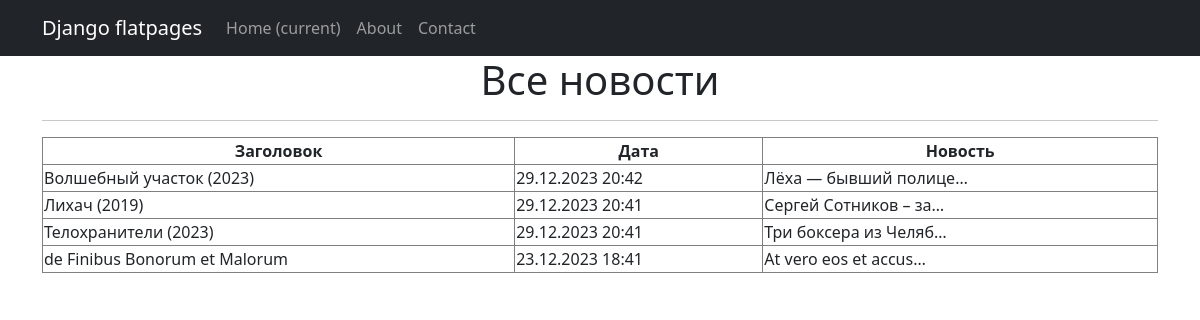
Before: /news/ with the older database file.
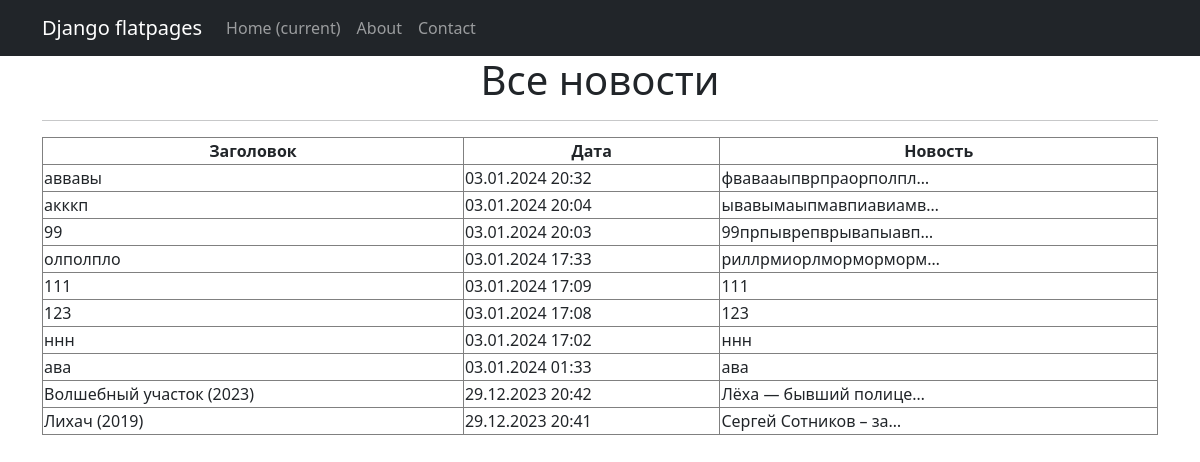
After: the same page with the newer database file.
### sajt/models.py (models this page shows, shortened)
class Post(models.Model):
    artikul = 'AR'
    news = 'NE'
    POSITIONS = [
        (artikul, 'статья'),
        (news, 'новость'),
    ]
    author = models.ForeignKey(Author, on_delete=models.CASCADE)
    type = models.CharField(max_length = 2, choices = POSITIONS, default=news, blank=True)
    datetime_in = models.DateTimeField(auto_now_add = True)
    head = models.CharField(max_length = 255)
    tekst = models.TextField()
    rating = models.IntegerField(default = 0)
    category = models.ManyToManyField(Category, through='PostCategory')

### sajt/views.py (the view)
# urls.py: path('news/', PostsList.as_view(), name= 'posts_list'),
class PostsList(ListView):
    model = Post
    queryset = Post.objects.filter(type__exact='NE').order_by('-datetime_in')
    template_name = 'posts.html'
    context_object_name = 'posts'
    paginate_by = 10

### templates/posts.html (shortened to what this page needs)
{% extends 'flatpages/default.html' %}
{% block content %}
   <h1>Все новости</h1>
   <hr>
   {% if posts %}
       <table class="table-bordered" width="100%">
           <tr>
               <th>Заголовок</th>
               <th>Дата</th>
               <th>Новость</th>
           </tr>
           {% for post in posts %}
           {% if post.type == 'NE' %}
           <tr align="left">
               <td>{{ post.head }}</td>
               <td>{{ post.datetime_in|date:'d.m.Y H:i' }}</td>
               <td>{{ post.tekst|truncatechars:21 }}</td>
           </tr>
           {% endif %}
           {% endfor %}
       </table>
   {% else %}
       <h2>Новостёв нет!</h2>
   {% endif %}
{% endblock content %}

Changed rows visible on the page:
no longer on this page (row unchanged): Post: head "Телохранители (2023)", datetime_in "29.12.2023 20:41", tekst "Три боксера из Челяб…"
no longer on this page (row unchanged): Post: head "de Finibus Bonorum et Malorum", datetime_in "23.12.2023 18:41", tekst "At vero eos et accus…"
added Post: head "аввавы", datetime_in "03.01.2024 20:32", tekst "фвавааыпврпраорполпл…"
added Post: head "акккп", datetime_in "03.01.2024 20:04", tekst "ывавымаыпмавпиавиамв…"
added Post: head "99", datetime_in "03.01.2024 20:03", tekst "99прпыврепврывапыавп…"
added Post: head "олполпло", datetime_in "03.01.2024 17:33", tekst "риллрмиорлморморморм…"
added Post: head "111", datetime_in "03.01.2024 17:09", tekst "111"
added Post: head "123", datetime_in "03.01.2024 17:08", tekst "123"
added Post: head "ннн", datetime_in "03.01.2024 17:02", tekst "ннн"
added Post: head "ава", datetime_in "03.01.2024 01:33", tekst "ава"
